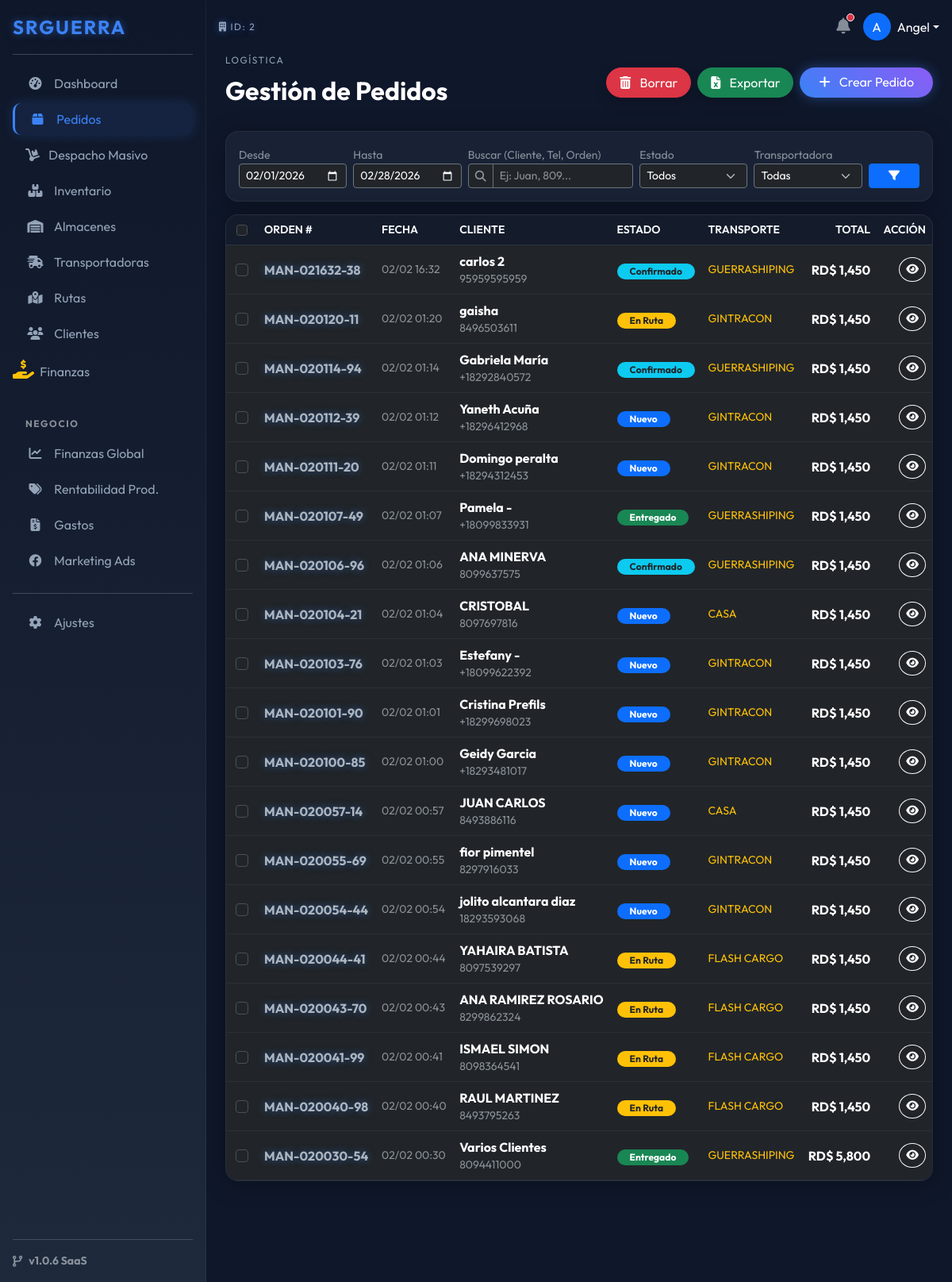
The page /index.php?ruta=pedidos (signed in) on the database its author committed.
### tables this page shows
CREATE TABLE `pedidos` (
  `id` int(11) NOT NULL,
  `empresa_id` int(11) NOT NULL,
  `cliente_id` int(11) NOT NULL,
  `transportadora_id` int(11) DEFAULT NULL,
  `almacen_id` int(11) DEFAULT NULL,
  `shopify_order_id` bigint(20) DEFAULT NULL,
  `origen` varchar(50) DEFAULT 'Manual',
  `numero_orden` varchar(50) NOT NULL,
  `estado_interno` enum('Nuevo','Confirmado','En Ruta','Entregado','Devuelto','Rechazado','Cancelado') DEFAULT 'Nuevo',
  `total_venta` decimal(10,2) NOT NULL,
  `costo_envio_real` decimal(10,2) DEFAULT 0.00,
  `costo_empaque_real` decimal(10,2) DEFAULT 0.00,
  `notas_internas` text DEFAULT NULL,
  `motivo_rechazo` text DEFAULT NULL,
  `guia_transporte` varchar(100) DEFAULT NULL,
  `fecha_creacion` datetime DEFAULT current_timestamp(),
  `fecha_entrega` datetime DEFAULT NULL,
  `fecha_actualizacion` datetime DEFAULT NULL
);

CREATE TABLE `clientes` (
  `id` int(11) NOT NULL,
  `empresa_id` int(11) NOT NULL,
  `nombre` varchar(150) NOT NULL,
  `telefono` varchar(50) NOT NULL,
  `email` varchar(150) DEFAULT NULL,
  `provincia` varchar(100) DEFAULT NULL,
  `ciudad` varchar(100) DEFAULT NULL,
  `direccion` text DEFAULT NULL,
  `shopify_customer_id` bigint(20) DEFAULT NULL
);

CREATE TABLE `transportadoras` (
  `id` int(11) NOT NULL,
  `empresa_id` int(11) NOT NULL,
  `nombre` varchar(100) NOT NULL,
  `codigo_acceso` varchar(50) DEFAULT NULL,
  `pin_acceso` varchar(255) DEFAULT NULL,
  `costo_envio_fijo` decimal(10,2) DEFAULT 0.00,
  `activo` tinyint(1) DEFAULT 1
);

### modules/pedidos/index.php (the view, shortened to what this page needs)
<?php
$empresa_id = $_SESSION['empresa_id'];
$fecha_inicio = isset($_GET['f_ini']) ? $_GET['f_ini'] : date('Y-m-01');
$fecha_fin    = isset($_GET['f_fin']) ? $_GET['f_fin'] : date('Y-m-t');
$busqueda      = isset($_GET['q']) ? trim($_GET['q']) : '';
$sql_f_ini = $fecha_inicio . " 00:00:00";
$sql_f_fin = $fecha_fin . " 23:59:59";
$pagina = isset($_GET['p']) ? (int)$_GET['p'] : 1;
$limite = 50;
$inicio = ($pagina - 1) * $limite;
$sql = "SELECT SQL_CALC_FOUND_ROWS p.*,
               c.nombre as cliente_nombre,
               c.telefono as cliente_telefono,
               t.nombre as transporte_nombre,
               a.nombre as almacen_nombre
        FROM pedidos p
        LEFT JOIN clientes c ON p.cliente_id = c.id
        LEFT JOIN transportadoras t ON p.transportadora_id = t.id
        LEFT JOIN almacenes a ON p.almacen_id = a.id
        WHERE p.empresa_id = ?
        AND p.fecha_creacion BETWEEN ? AND ?";
$params = [$empresa_id, $sql_f_ini, $sql_f_fin];
$sql .= " ORDER BY p.fecha_creacion DESC LIMIT $inicio, $limite";
$stmt = $pdo->prepare($sql);
$stmt->execute($params);
$pedidos = $stmt->fetchAll();
?>
<div class="d-flex justify-content-between align-items-center mb-4">
    <div>
        <span class="h-label">LOGÍSTICA</span>
        <h2 class="fw-bold text-white">Gestión de Pedidos</h2>
    </div>
    <div class="d-flex gap-2">
        <button type="button" onclick="submitAccion('eliminar')" class="btn btn-danger rounded-pill px-3 shadow">
            <i class="fas fa-trash-alt me-2"></i> Borrar
        </button>
        <button type="button" onclick="submitAccion('exportar')" class="btn btn-success rounded-pill px-3 shadow">
            <i class="fas fa-file-excel me-2"></i> Exportar
        </button>
        <a href="index.php?ruta=pedidos/nuevo" class="btn btn-primary rounded-pill px-4 btn-glow">
            <i class="fas fa-plus me-2"></i> Crear Pedido
        </a>
    </div>
</div>
<div class="card-glass p-3 mb-3">
    <form action="index.php" method="GET" class="row g-2 align-items-end">
        <div class="col-md-2">
            <label class="small text-muted">Desde</label>
            <input type="date" name="f_ini" value="<?php echo $fecha_inicio; ?>" class="form-control form-control-sm bg-dark text-white border-secondary">
        </div>
        <div class="col-md-2">
            <label class="small text-muted">Hasta</label>
            <input type="date" name="f_fin" value="<?php echo $fecha_fin; ?>" class="form-control form-control-sm bg-dark text-white border-secondary">
        </div>
        <div class="col-md-3">
            <label class="small text-muted">Buscar (Cliente, Tel, Orden)</label>
            <div class="input-group input-group-sm">
                <span class="input-group-text bg-dark border-secondary text-muted"><i class="fas fa-search"></i></span>
                <input type="text" name="q" value="<?php echo $busqueda; ?>" class="form-control bg-dark text-white border-secondary" placeholder="Ej: Juan, 809...">
            </div>
        </div>
        <div class="col-md-2">
            <label class="small text-muted">Estado</label>
            <select name="estado" class="form-select form-select-sm bg-dark text-white border-secondary">
                <option value="">Todos</option>
            </select>
        </div>
        <div class="col-md-2">
            <label class="small text-muted">Transportadora</label>
            <select name="transporte" class="form-select form-select-sm bg-dark text-white border-secondary">
                <option value="0">Todas</option>
            </select>
        </div>
        <div class="col-md-1">
            <button class="btn btn-sm btn-primary w-100"><i class="fas fa-filter"></i></button>
        </div>
    </form>
</div>
<form id="formMaestro" method="POST">
    <div class="card-glass p-0 overflow-hidden">
        <div class="table-responsive">
            <table class="table table-dark-custom align-middle mb-0">
                <thead>
                    <tr class="text-uppercase small text-muted">
                        <th style="width: 40px;" class="text-center">
                            <input type="checkbox" class="form-check-input" id="checkAll" onclick="toggleAll(this)">
                        </th>
                        <th>Orden #</th>
                        <th>Fecha</th>
                        <th>Cliente</th>
                        <th>Estado</th>
                        <th>Transporte</th>
                        <th class="text-end">Total</th>
                        <th class="text-end">Acción</th>
                    </tr>
                </thead>
                <tbody>
                    <?php if(count($pedidos) > 0): ?>
                        <?php foreach($pedidos as $p): ?>
                            <tr class="group-hover">
                                <td class="text-center">
                                    <input type="checkbox" name="pedidos[]" value="<?php echo $p['id']; ?>" class="form-check-input check-item">
                                </td>
                                <td class="fw-bold text-neon"><?php echo $p['numero_orden']; ?></td>
                                <td class="small text-muted">
                                    <?php echo date('d/m H:i', strtotime($p['fecha_creacion'])); ?>
                                </td>
                                <td>
                                    <div class="fw-bold text-white"><?php echo $p['cliente_nombre']; ?></div>
                                    <div class="small text-muted"><?php echo $p['cliente_telefono']; ?></div>
                                </td>
                                <td>
                                    <?php
                                        $badge = 'bg-secondary';
                                        if($p['estado_interno'] == 'Nuevo') $badge = 'bg-primary';
                                        if($p['estado_interno'] == 'Confirmado') $badge = 'bg-info text-dark';
                                        if($p['estado_interno'] == 'En Ruta') $badge = 'bg-warning text-dark';
                                        if($p['estado_interno'] == 'Entregado') $badge = 'bg-success';
                                    ?>
                                    <span class="badge rounded-pill <?php echo $badge; ?> px-3">
                                        <?php echo $p['estado_interno']; ?>
                                    </span>
                                </td>
                                <td class="small text-warning">
                                    <?php echo $p['transporte_nombre'] ?: '-'; ?>
                                </td>
                                <td class="text-end fw-bold text-white">
                                    RD$ <?php echo number_format($p['total_venta'], 0); ?>
                                </td>
                                <td class="text-end">
                                    <a href="index.php?ruta=pedidos/ver&id=<?php echo $p['id']; ?>" class="btn btn-sm btn-outline-light rounded-circle">
                                        <i class="fas fa-eye"></i>
                                    </a>
                                </td>
                            </tr>
                        <?php endforeach; ?>
                    <?php endif; ?>
                </tbody>
            </table>
        </div>
    </div>
</form>

### rows shown on the page
pedidos: numero_orden "MAN-021632-38", fecha_creacion "02/02 16:32", cliente.nombre "carlos 2", cliente.telefono "95959595959", estado_interno "Confirmado", transportadora.nombre "GUERRASHIPING", total_venta "1,450"
pedidos: numero_orden "MAN-020120-11", fecha_creacion "02/02 01:20", cliente.nombre "gaisha", cliente.telefono "8496503611", estado_interno "En Ruta", transportadora.nombre "GINTRACON", total_venta "1,450"
pedidos: numero_orden "MAN-020114-94", fecha_creacion "02/02 01:14", cliente.nombre "Gabriela María", cliente.telefono "+18292840572", estado_interno "Confirmado", transportadora.nombre "GUERRASHIPING", total_venta "1,450"
pedidos: numero_orden "MAN-020112-39", fecha_creacion "02/02 01:12", cliente.nombre "Yaneth Acuña", cliente.telefono "+18296412968", estado_interno "Nuevo", transportadora.nombre "GINTRACON", total_venta "1,450"
pedidos: numero_orden "MAN-020111-20", fecha_creacion "02/02 01:11", cliente.nombre "Domingo peralta", cliente.telefono "+18294312453", estado_interno "Nuevo", transportadora.nombre "GINTRACON", total_venta "1,450"
pedidos: numero_orden "MAN-020107-49", fecha_creacion "02/02 01:07", cliente.nombre "Pamela -", cliente.telefono "+18099833931", estado_interno "Entregado", transportadora.nombre "GUERRASHIPING", total_venta "1,450"
pedidos: numero_orden "MAN-020106-96", fecha_creacion "02/02 01:06", cliente.nombre "ANA MINERVA", cliente.telefono "8099637575", estado_interno "Confirmado", transportadora.nombre "GUERRASHIPING", total_venta "1,450"
pedidos: numero_orden "MAN-020104-21", fecha_creacion "02/02 01:04", cliente.nombre "CRISTOBAL", cliente.telefono "8097697816", estado_interno "Nuevo", transportadora.nombre "CASA", total_venta "1,450"
pedidos: numero_orden "MAN-020103-76", fecha_creacion "02/02 01:03", cliente.nombre "Estefany -", cliente.telefono "+18099622392", estado_interno "Nuevo", transportadora.nombre "GINTRACON", total_venta "1,450"
pedidos: numero_orden "MAN-020101-90", fecha_creacion "02/02 01:01", cliente.nombre "Cristina Prefils", cliente.telefono "+18299698023", estado_interno "Nuevo", transportadora.nombre "GINTRACON", total_venta "1,450"
pedidos: numero_orden "MAN-020100-85", fecha_creacion "02/02 01:00", cliente.nombre "Geidy Garcia", cliente.telefono "+18293481017", estado_interno "Nuevo", transportadora.nombre "GINTRACON", total_venta "1,450"
pedidos: numero_orden "MAN-020057-14", fecha_creacion "02/02 00:57", cliente.nombre "JUAN CARLOS", cliente.telefono "8493886116", estado_interno "Nuevo", transportadora.nombre "CASA", total_venta "1,450"
pedidos: numero_orden "MAN-020055-69", fecha_creacion "02/02 00:55", cliente.nombre "fior pimentel", cliente.telefono "8297916033", estado_interno "Nuevo", transportadora.nombre "GINTRACON", total_venta "1,450"
pedidos: numero_orden "MAN-020054-44", fecha_creacion "02/02 00:54", cliente.nombre "jolito alcantara diaz", cliente.telefono "18293593068", estado_interno "Nuevo", transportadora.nombre "GINTRACON", total_venta "1,450"
pedidos: numero_orden "MAN-020044-41", fecha_creacion "02/02 00:44", cliente.nombre "YAHAIRA BATISTA", cliente.telefono "8097539297", estado_interno "En Ruta", transportadora.nombre "FLASH CARGO", total_venta "1,450"
pedidos: numero_orden "MAN-020043-70", fecha_creacion "02/02 00:43", cliente.nombre "ANA RAMIREZ ROSARIO", cliente.telefono "8299862324", estado_interno "En Ruta", transportadora.nombre "FLASH CARGO", total_venta "1,450"
pedidos: numero_orden "MAN-020041-99", fecha_creacion "02/02 00:41", cliente.nombre "ISMAEL SIMON", cliente.telefono "8098364541", estado_interno "En Ruta", transportadora.nombre "FLASH CARGO", total_venta "1,450"
pedidos: numero_orden "MAN-020040-98", fecha_creacion "02/02 00:40", cliente.nombre "RAUL MARTINEZ", cliente.telefono "8493795263", estado_interno "En Ruta", transportadora.nombre "FLASH CARGO", total_venta "1,450"
pedidos: numero_orden "MAN-020030-54", fecha_creacion "02/02 00:30", cliente.nombre "Varios Clientes", cliente.telefono "8094411000", estado_interno "Entregado", transportadora.nombre "GUERRASHIPING", total_venta "5,800"

### other values the page prints
$_SESSION['empresa_id'] "2"
substr($_SESSION['usuario_nombre'], 0, 1) "A"
explode(' ', $_SESSION['usuario_nombre'])[0] "Angel"
